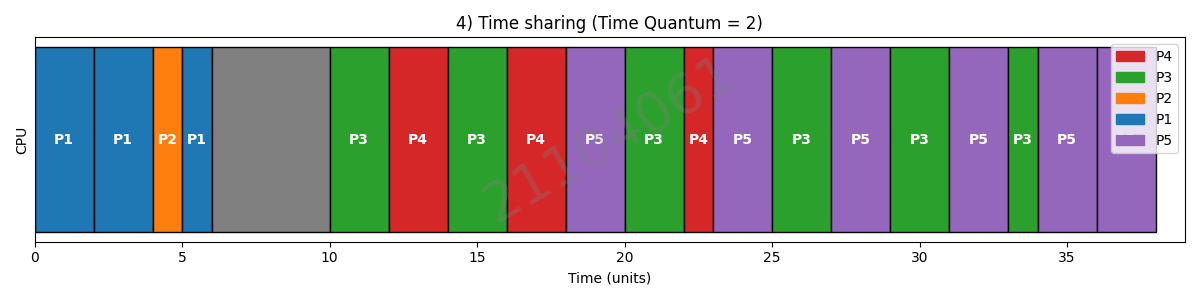

This figure's Python source:
import matplotlib.pyplot as plt
import matplotlib.patches as mpatches

def round_robin_schedule(processes, time_quantum):
    """
    Implements Round Robin Scheduling.
    
    Parameters:
      processes   : List of dictionaries with keys 'id', 'arrival', and 'burst'
      time_quantum: Time quantum for each time slice.
      
    Returns:
      timeline: A list of segments, where each segment is a dict:
                { "id": process_id, "start": start_time, "end": end_time }.
    """
    timeline = []
    current_time = 0
    remaining = {p['id']: p['burst'] for p in processes}
    
    # Sort processes by arrival time.
    processes_sorted = sorted(processes, key=lambda p: p['arrival'])
    n = len(processes)
    ready_queue = []
    i = 0  # pointer to track new arrivals
    
    # Add processes that have already arrived at time 0.
    while i < n and processes_sorted[i]['arrival'] <= current_time:
        ready_queue.append(processes_sorted[i])
        i += 1
        
    while ready_queue or i < n:
        if not ready_queue:
            # CPU idle until the next process arrives.
            next_arrival = processes_sorted[i]['arrival']
            timeline.append({"id": "Idle", "start": current_time, "end": next_arrival})
            current_time = next_arrival
            while i < n and processes_sorted[i]['arrival'] <= current_time:
                ready_queue.append(processes_sorted[i])
                i += 1
        else:
            proc = ready_queue.pop(0)
            pid = proc['id']
            exec_time = min(time_quantum, remaining[pid])
            start_time = current_time
            end_time = current_time + exec_time
            timeline.append({"id": pid, "start": start_time, "end": end_time})
            current_time = end_time
            remaining[pid] -= exec_time
            
            # Add any processes that have arrived during this time slice.
            while i < n and processes_sorted[i]['arrival'] <= current_time:
                ready_queue.append(processes_sorted[i])
                i += 1
            
            # If the process is not finished, re-add it to the end of the queue.
            if remaining[pid] > 0:
                ready_queue.append(proc)
                
    return timeline

def plot_gantt(timeline, title="Round Robin Scheduling"):
    """
    Plots a single-row Gantt chart for the given timeline.
    Each segment is drawn as a horizontal bar with color coding.
    A watermark "21104061" is added to the plot.
    """
    # Define color mapping for processes and idle time.
    color_map = {
        'P1': 'tab:blue',
        'P2': 'tab:orange',
        'P3': 'tab:green',
        'P4': 'tab:red',
        'P5': 'tab:purple',
        'Idle': 'gray'
    }
    
    fig, ax = plt.subplots(figsize=(12, 3))
    y_position = 0  # single row
    
    for seg in timeline:
        start, end, pid = seg['start'], seg['end'], seg['id']
        ax.barh(
            y_position,
            width=(end - start),
            left=start,
            height=0.4,
            color=color_map.get(pid, 'black'),
            edgecolor='black'
        )
        if pid != "Idle":
            ax.text((start + end) / 2, y_position, pid,
                    va='center', ha='center', color='white', fontweight='bold')
    
    # Add watermark "21104061" to the center of the plot.
    ax.text(0.5, 0.5, "21104061", transform=ax.transAxes,
            fontsize=40, color='gray', alpha=0.3, ha='center', va='center', rotation=30)
    
    # Create legend patches for processes (excluding Idle).
    process_ids = set(seg['id'] for seg in timeline if seg['id'] != "Idle")
    legend_patches = [mpatches.Patch(color=color_map[pid], label=pid) for pid in process_ids]
    ax.legend(handles=legend_patches, loc='upper right')
    
    ax.set_title(title)
    ax.set_xlabel("Time (units)")
    ax.set_ylabel("CPU")
    ax.set_xlim(0, max(seg['end'] for seg in timeline) + 1)
    ax.set_yticks([])
    plt.tight_layout()
    plt.show()

if __name__ == "__main__":
    # Define processes with arrival and burst times.
    processes = [
        {"id": "P1", "arrival": 0,  "burst": 5},
        {"id": "P2", "arrival": 3,  "burst": 1},
        {"id": "P3", "arrival": 10, "burst": 11},
        {"id": "P4", "arrival": 12, "burst": 5},
        {"id": "P5", "arrival": 15, "burst": 12}
    ]
    
    # Set the correct time quantum for Round Robin Scheduling.
    time_quantum = 2
    
    # Generate the Round Robin schedule timeline.
    rr_timeline = round_robin_schedule(processes, time_quantum)
    
    # Plot the Gantt chart with watermark.
    plot_gantt(rr_timeline, title="4) Time sharing (Time Quantum = {})".format(time_quantum))
